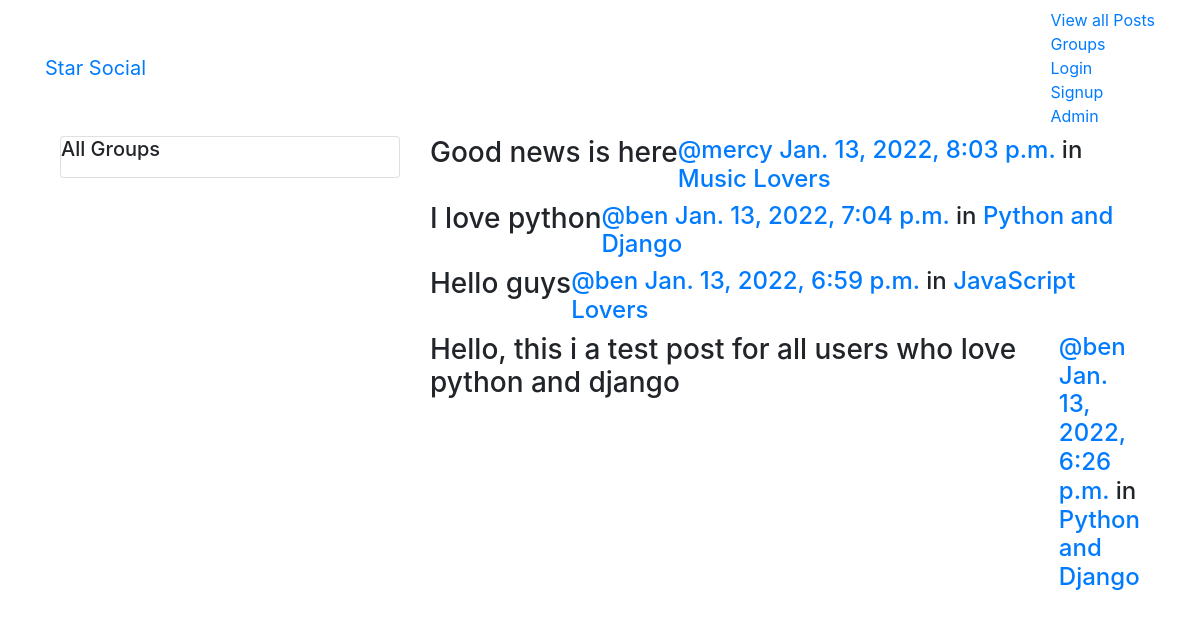
/posts/, run on the app's committed database.
### posts/models.py (models this page shows, shortened)
class Post(models.Model):
    user = models.ForeignKey(User, related_name='posts', on_delete=models.CASCADE)
    created_at = models.DateTimeField(auto_now=True)
    message = models.TextField()
    message_html = models.TextField(editable=False)
    group = models.ForeignKey(Group, related_name='posts', null=True, blank=True, on_delete=models.CASCADE)
    class Meta:
        ordering = ['-created_at']
        unique_together = ['user', 'message']

### groups/models.py (models this page shows, shortened)
class Group(models.Model):
    name = models.CharField(max_length=255, unique=True)
    slug = models.SlugField(allow_unicode=True, unique=True)
    description = models.TextField(blank=True, default='')
    description_html = models.TextField(editable=False, default='', blank=True)
    members = models.ManyToManyField(User, through='GroupMember')
    class Meta:
        ordering = ['name']

### posts/views.py (the view)
# urls.py: path('', views.PostList.as_view(), name='all'),
class PostList(SelectRelatedMixin, generic.ListView):
    models = models.Post
    select_related = ('user', 'group')
    def get_queryset(self):
        return models.Post.objects.order_by('-created_at')

### posts/templates/posts/post_list.html (shortened to what this page needs)
{% extends 'posts/post_base.html' %}
{% block prepost %}
    <div class="col-md-4">
        <div class="card card-with-shadow">
            <div class="content">
                <h5 class="title">All Groups</h5>
            </div>
        </div>
    </div>
{% endblock %}
{% block post_content %}
<div class="col-md-8">
	{% for post in post_list %}
  {% include "posts/_post.html" %}
	{% endfor %}
</div>
{% endblock %}

### posts/templates/posts/_post.html (shortened to what this page needs)
<div class="post media">
    <h3>{{ post.message_html|safe }}</h3>
    <div class="media-body">
        <h4 class="media-heading">
            <span class="username">
                <a href="{% url 'posts:for_user' username=post.user.username %}">
                    @{{ post.user.username }}
                </a>
            </span>
            <time class="time">
                <a href="{% url 'posts:single' username=post.user.username pk=post.pk %}">
                    {{ post.created_at }}
                </a>
            </time>
            {% if post.group %}
			<span class="group-name">in <a href="#">{{ post.group.name }}</a></span>
			{% endif %}
        </h4>
    </div>
</div>

### data on the page
Post: message_html "Good news is here", user.username "mercy", created_at "Jan. 13, 2022, 8:03 p.m.", group.name "Music Lovers"
Post: message_html "I love python", user.username "ben", created_at "Jan. 13, 2022, 7:04 p.m.", group.name "Python and Django"
Post: message_html "Hello guys", user.username "ben", created_at "Jan. 13, 2022, 6:59 p.m.", group.name "JavaScript Lovers"
Post: message_html "Hello, this i a test post for all users who love python and django", user.username "ben", created_at "Jan. 13, 2022, 6:26 p.m.", group.name "Python and Django"
